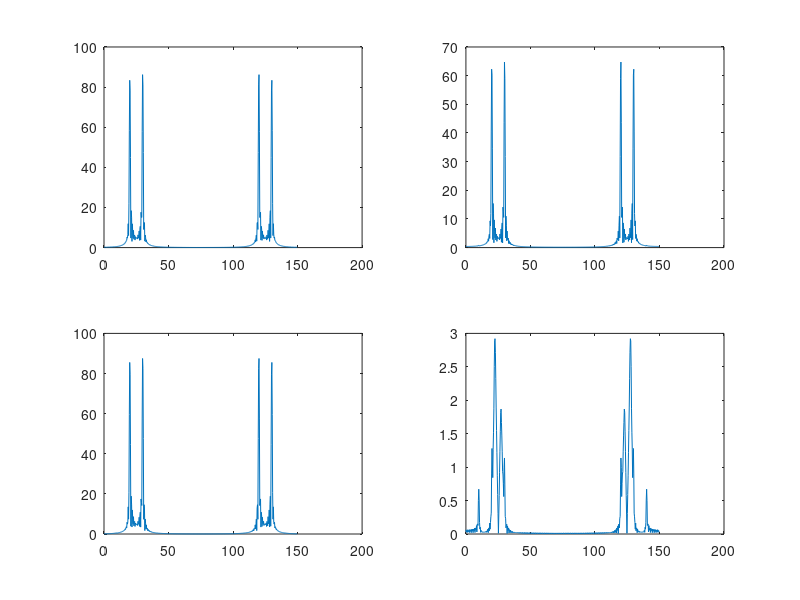
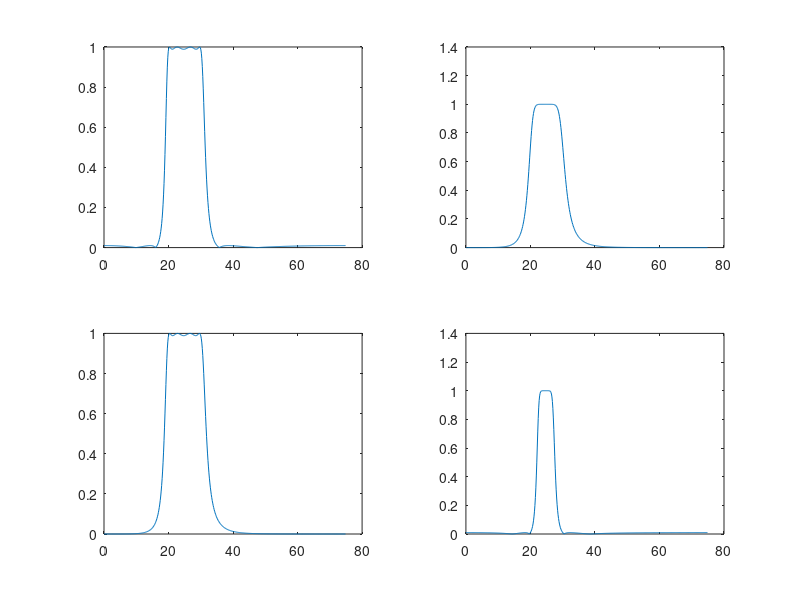

Recreate these plots in MATLAB, in order.
%Design of IIR Band pass,butter worth, Chebyshev and elliptical filter.  
% t=0:200;
% fs=150;
% s1=sin(2*pi*10*t/fs);
% s2=sin(2*pi*20*t/fs);
% s3=sin(2*pi*30*t/fs);
% s=s1+s2+s3;

close all;clear all;
format long;
clc;
t=0:200;
fs=150;
s1=sin(2*pi*10*t/fs);
s2=sin(2*pi*20*t/fs);
s3=sin(2*pi*30*t/fs);
s=s1+s2+s3;
[b,a]=ellip(4,0.1,40,[20,30]*2/fs);
[b1,a1]=butter(4,[20,30]*2/fs);
[b2,a2]=cheby1(4,0.1,[20,30]*2/fs);
[b3,a3]=cheby2(4,40,[20,30]*2/fs);
[h,w]=freqz(b,a,512);
[h1,w1]=freqz(b1,a1,512);
[h2,w2]=freqz(b2,a2,512);
[h3,w3]=freqz(b3,a3,512);
sf=filter(b,a,s);
sf1=filter(b1,a1,s);
sf2=filter(b2,a2,s);
sf3=filter(b3,a3,s);
f=fft(s,512);
ff=fft(sf,512);
ff1=fft(sf1,512);
ff2=fft(sf2,512);
ff3=fft(sf3,512);
p=0:fs/512:fs-(fs/512);
figure(1);
subplot(221);
plot(p,abs(fft(sf,512)));
subplot(222);
plot(p,abs(fft(sf1,512)));
subplot(223);
plot(p,abs(fft(sf2,512)));
subplot(224);
plot(p,abs(fft(sf3,512)));
figure(2)
subplot(221);
plot(w*fs/(2*pi),abs(h));
subplot(222);
plot(w*fs/(2*pi),abs(h1));
subplot(223);
plot(w*fs/(2*pi),abs(h2));
subplot(224);
plot(w*fs/(2*pi),abs(h3));